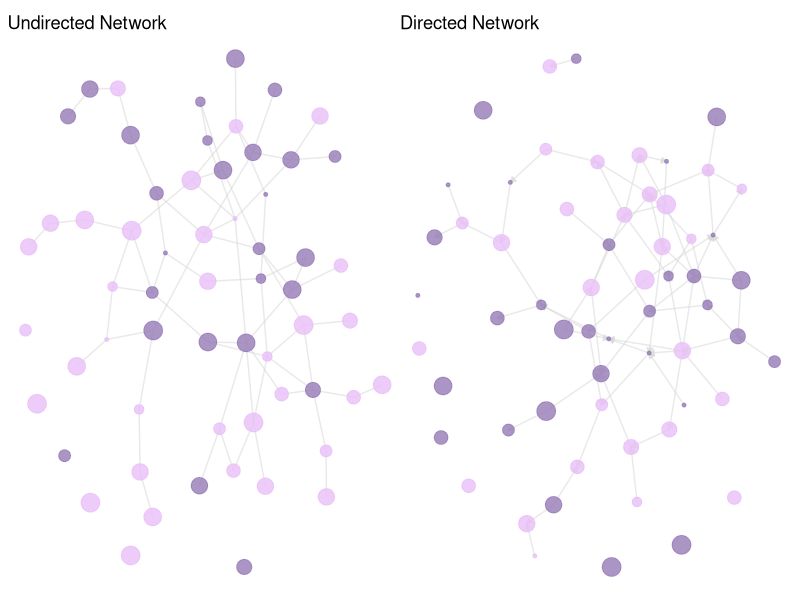
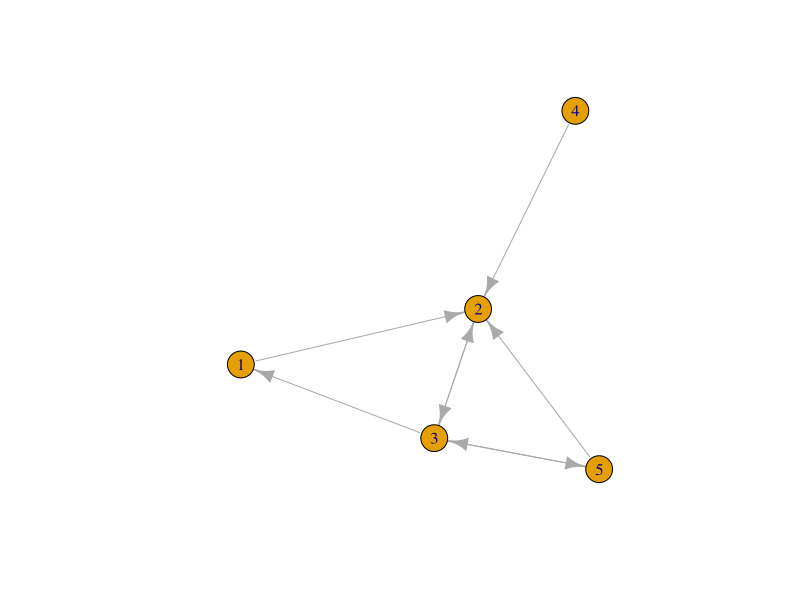
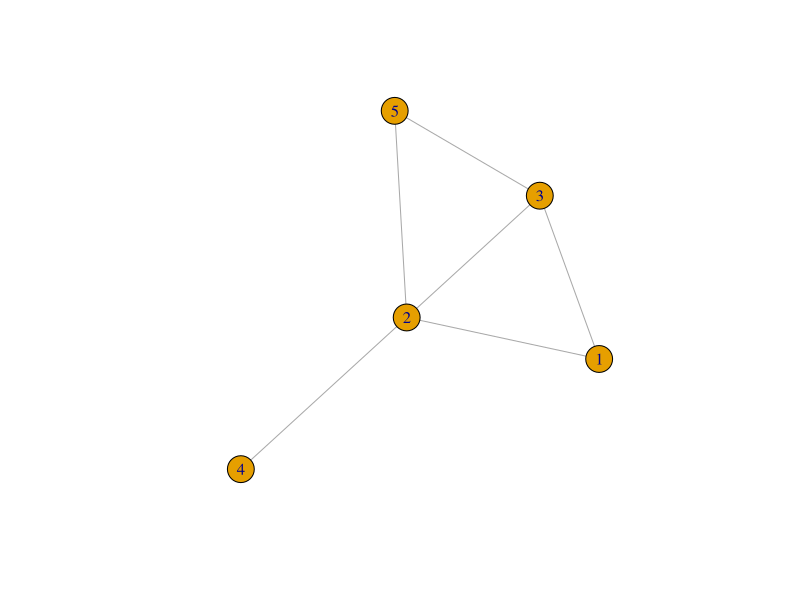
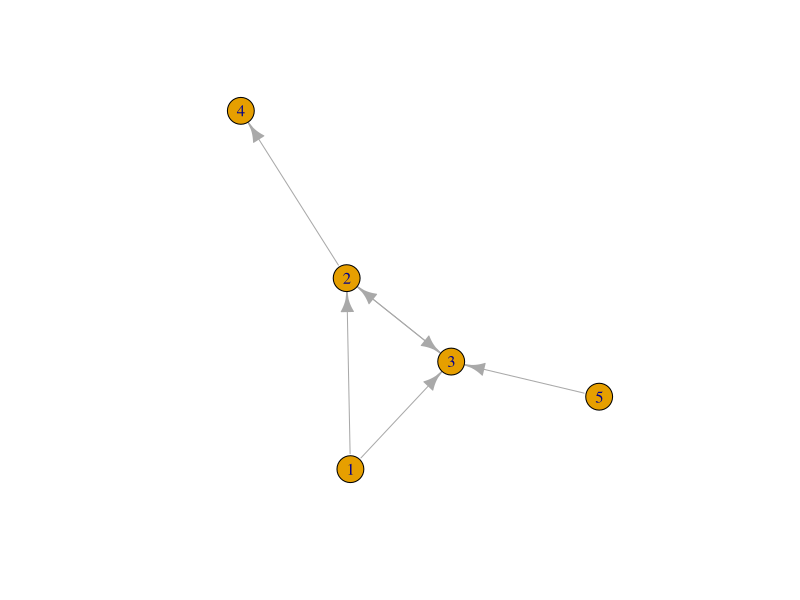
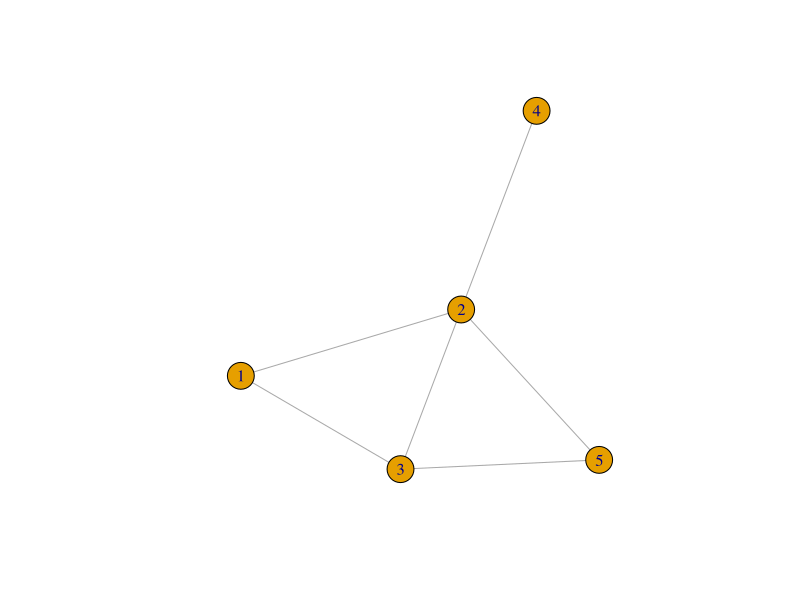
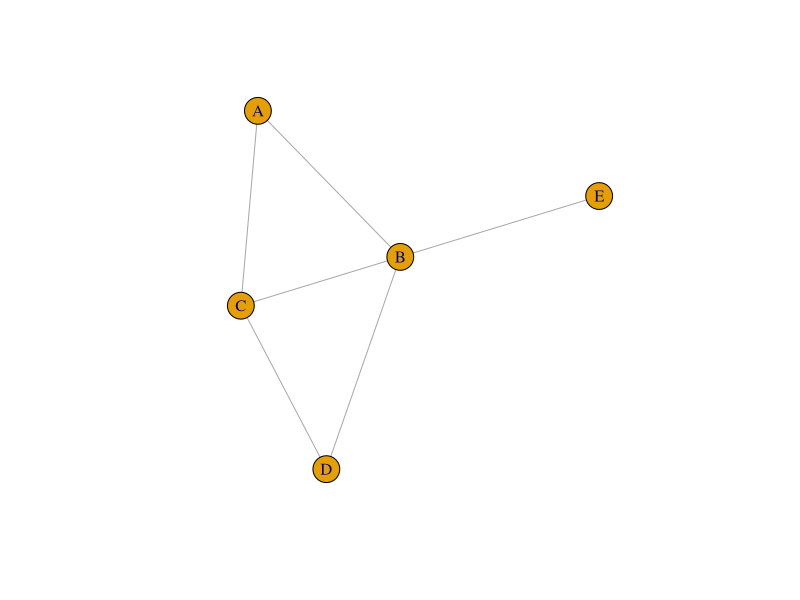
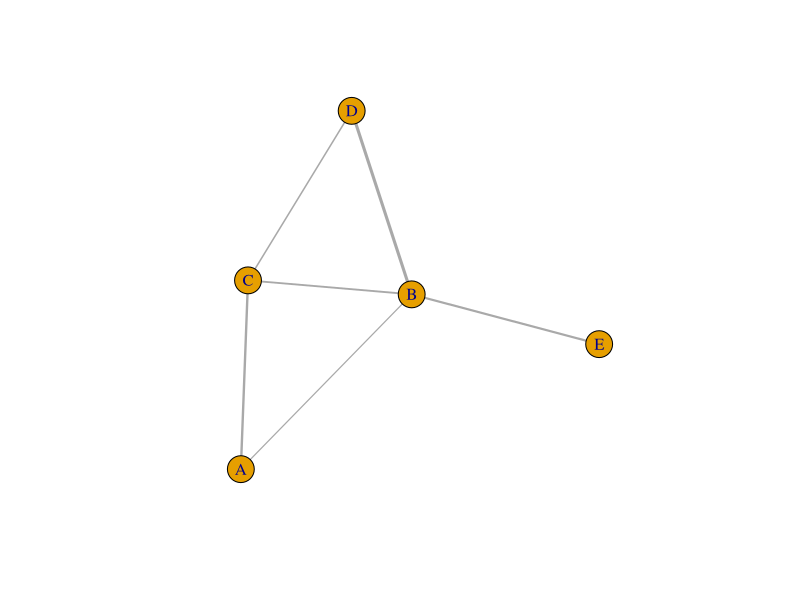
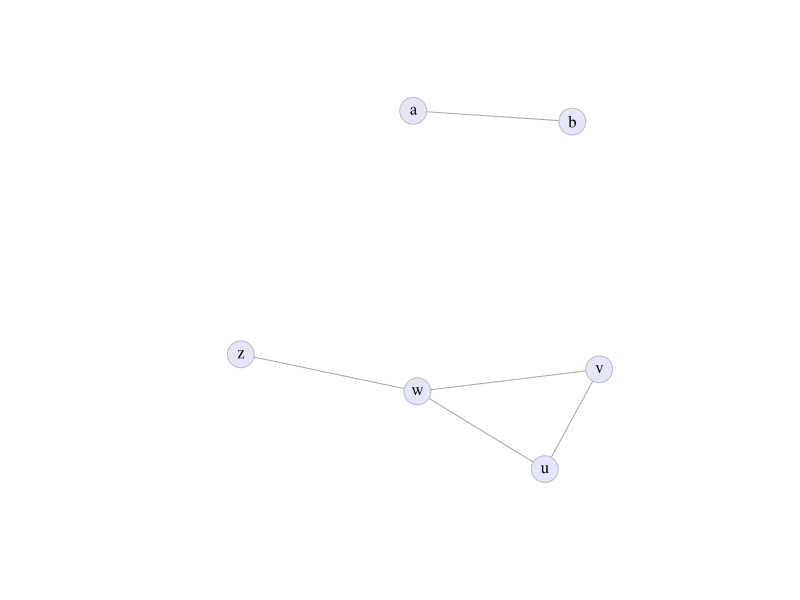

These figures' R source, in order:
## ---- chunk 1


library(igraph)
library(ggraph)
library(ggplot2)

# Set seed for reproducibility
set.seed(123)

# Generate a random graph with 30 nodes and 50 edges
g <- erdos.renyi.game(n = 60, p.or.m = 70, type = "gnm", directed = FALSE)

# Assign random colors to nodes
V(g)$color <- sample(c("blue", "green"), vcount(g), replace = TRUE)

# Assign random sizes to nodes
V(g)$size <- sample(5:12, vcount(g), replace = TRUE)

  # Plot the network using ggraph
p1 <-ggraph(g, layout = "fr") + 
      geom_edge_link(color = "lightgray", alpha = 0.5) +
      geom_node_point(aes(size = size, color = color), alpha = 0.8) +
      scale_color_manual(values = c("blue" = "#967bb6", "green" = "#e8bff7")) +
      theme_void() +
      theme(legend.position = "none")
  


## ---- chunk 2
library(patchwork)  # For arranging plots


# Generate a random graph with 30 nodes and 50 edges
g2 <- erdos.renyi.game(n = 60, p.or.m = 70, type = "gnm", directed = TRUE)

# Assign random colors to nodes
V(g2)$color <- sample(c("blue", "green"), vcount(g2), replace = TRUE)

# Assign random sizes to nodes
V(g2)$size <- sample(5:12, vcount(g2), replace = TRUE)

  # Plot the network using ggraph
p1 <- ggraph(g, layout = "fr") + 
      geom_edge_link(color = "lightgray", alpha = 0.5) +
      geom_node_point(aes(size = size, color = color), alpha = 0.8) +
      scale_color_manual(values = c("blue" = "#967bb6", "green" = "#e8bff7")) +
      theme_void() +
      theme(legend.position = "none") +
      ggtitle("Undirected Network")

# Create the directed network plot
p2 <- ggraph(g2, layout = "fr") + 
  geom_edge_link(arrow = arrow(length = unit(1.5, "mm"), type = "closed"), color = "lightgray", alpha = 0.5) +
  geom_node_point(aes(size = size, color = color), alpha = 0.8) +
  scale_color_manual(values = c("blue" = "#967bb6", "green" = "#e8bff7")) +
  theme_void() +
  theme(legend.position = "none") +
  ggtitle("Directed Network")

# Arrange the two plots side by side
p1 + p2


## ---- chunk 3
#| code-fold: false

M <- matrix(c( 0, 1, 0, 0, 0,
               0, 0, 1, 0, 0,
               1, 1, 0, 0, 1,
               0, 1, 0, 0, 0,
               0, 1, 1, 0, 0), nrow = 5, byrow=TRUE)

g <- graph.adjacency(M, mode = "directed")

# Graph descriptives
summary(g)

V(g)  # List nodes
E(g)  # List edges

get.edgelist(g)  # Convert to edge list
as_adjacency_matrix(g) # Get adjacency matrix
as_adj_list(g, mode = "out") # Get adjacency list

vcount(g)  # Count vertices
ecount(g)  # Count edges

# Plot the graph
plot(g)
## ---- chunk 4
#| code-fold: false

ug <- graph.adjacency(M, mode = "undirected")
ug
summary(ug)

V(ug)
E(ug)

as_edgelist(ug)
as_adjacency_matrix(ug)
as_adj_list(ug, mode = "out")

vcount(ug)
ecount(ug)

plot(ug)
## ---- chunk 5
#| code-fold: false

as_adjacency_matrix(g)  # Retrieve adjacency matrix
g[]  # Print entire adjacency matrix
g[2,1]  # Check if an edge exists from node 2 to 1
g[1,2]  # Check edge from node 1 to 2
g[2,]   # Get all edges originating from node 2
sum(g[2,])  # Count outgoing connections from node 2
## ---- chunk 6
#| code-fold: false

edgelist <- rbind(c(1,2), c(1,3), c(2,3), c(2,4), c(3,2), c(5,3))
h <- graph_from_edgelist(edgelist)

plot(h)
## ---- chunk 7
#| code-fold: false
g <- graph_from_literal(1--2, 2--3, 3--5, 4--2, 1--3, 2--5)

plot(g)
## ---- chunk 8
#| code-fold: false

# Assign names to nodes
V(g)$name <- c("A", "B", "C", "D", "E")

plot(g)


E(g)$weight <- c(1.2, 2.3, 1.8, 3.0, 2.1, 1.5)

plot(g, edge.width = E(g)$weight)  # Visualizing edge weights
## ---- chunk 9
G <- graph_from_literal(v--w, u--w, v--u, u--w, w--z, a --b)

plot(G,
     vertex.color="lavender",
     vertex.frame.color="gray",
     vertex.label.color="black"
     )
